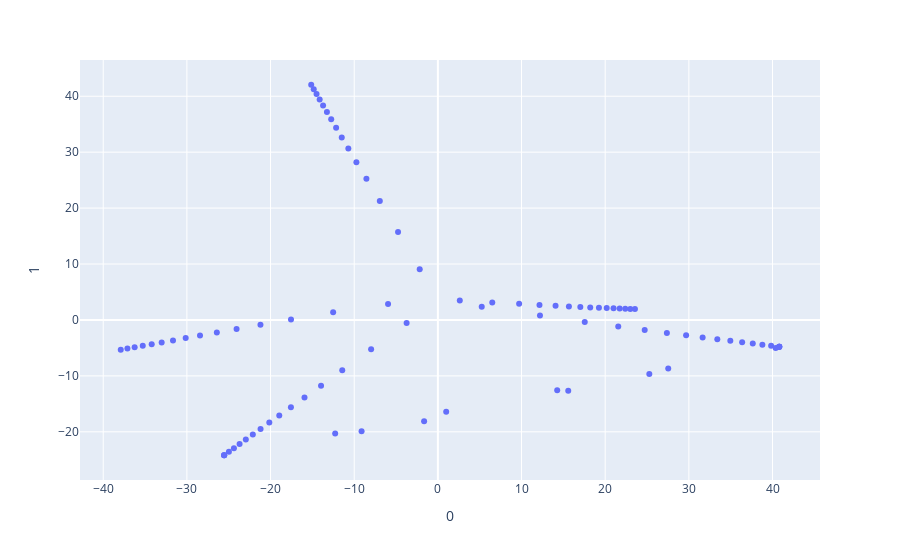

Write notebook code for a chart like this one.
### Code cell
ilknoktalar23 = ilkdogrunoktalari23.copy()

for i in range(7):
    ilknoktalar23[i][0] = ilknoktalar23[i][0].flatten()
    ilknoktalar23[i][1] = ilknoktalar23[i][1].flatten()
    ilknoktalar23[i][2] = ilknoktalar23[i][2].flatten()
    ilknoktalar23[i][3] = ilknoktalar23[i][3].flatten()

Xaralist23= []
for i in range(7):
    Xaralist23.append(np.hstack((ilknoktalar23[i][0],ilknoktalar23[i][1],ilknoktalar23[i][2],ilknoktalar23[i][3])))



sonnoktalar23 = tümNoktalarim.copy()

for i in range(7):
    sonnoktalar23[i][0] = sonnoktalar23[i][0].flatten()
    sonnoktalar23[i][1] = sonnoktalar23[i][1].flatten()
    sonnoktalar23[i][2] = sonnoktalar23[i][2].flatten()
    sonnoktalar23[i][3] = sonnoktalar23[i][3].flatten()

Xsonaralist23= []
for i in range(7):
    Xsonaralist23.append(np.hstack((sonnoktalar23[i][0],sonnoktalar23[i][1],sonnoktalar23[i][2],sonnoktalar23[i][3])))




Xaralist23 = np.array(Xaralist23)
Xsonaralist23 = np.array(Xsonaralist23)
alldizi = np.vstack((Xlist,Xaralist23,Xsonaralist23))

X = alldizi

pca = PCA(n_components=2)
components = pca.fit_transform(X)

fig = px.scatter(components, x=0, y=1)
fig.show()

### Figure 1 — Plotly figure (JSON) as saved in the notebook; plotly's stock layout.template omitted (floating-point values rounded to 4 significant figures)
{"data": [{"hovertemplate": "0=%{x}<br>1=%{y}<extra></extra>", "legendgroup": "", "marker": {"color": "#636efa", "symbol": "circle"}, "mode": "markers", "name": "", "orientation": "v", "showlegend": false, "type": "scatter", "x": [-2.171, -4.76, -6.939, -8.542, -9.738, -10.7, -11.49, -12.16, -12.75, -13.26, -13.72, -14.13, -14.5, -14.84, -15.14, -3.736, -7.979, -11.43, -13.96, -15.94, -17.57, -18.96, -20.15, -21.19, -22.12, -22.95, -23.7, -24.38, -24.98, -25.55, 5.242, 12.2, 17.56, 21.56, 24.72, 27.37, 29.67, 31.64, 33.4, 34.96, 36.37, 37.64, 38.79, 39.83, 40.8, -5.953, -12.52, -17.56, -21.21, -24.06, -26.42, -28.43, -30.14, -31.66, -33.01, -34.2, -35.27, -36.24, -37.11, -37.9, 2.62, 6.504, 9.712, 12.14, 14.07, 15.66, 17.03, 18.21, 19.25, 20.18, 21.0, 21.73, 22.39, 23.0, 23.56, -25.55, -12.28, 0.9942, 14.26, 27.53, 40.8, 40.8, -25.55, -9.118, -1.644, 15.58, 25.27, 40.37, 40.8], "xaxis": "x", "y": [9.044, 15.74, 21.26, 25.24, 28.21, 30.64, 32.64, 34.36, 35.87, 37.18, 38.36, 39.42, 40.39, 41.26, 42.05, -0.5549, -5.247, -9.007, -11.74, -13.86, -15.6, -17.08, -18.36, -19.48, -20.47, -21.37, -22.18, -22.92, -23.57, -24.19, 2.379, 0.7849, -0.3722, -1.185, -1.808, -2.32, -2.751, -3.119, -3.444, -3.728, -3.986, -4.218, -4.424, -4.611, -4.785, 2.832, 1.372, 0.09132, -0.8682, -1.625, -2.251, -2.789, -3.248, -3.654, -4.019, -4.339, -4.628, -4.889, -5.122, -5.337, 3.472, 3.144, 2.886, 2.685, 2.533, 2.414, 2.316, 2.237, 2.171, 2.118, 2.074, 2.037, 2.007, 1.982, 1.96, -24.19, -20.31, -16.43, -12.55, -8.666, -4.785, -4.785, -24.19, -19.88, -18.09, -12.65, -9.668, -5.035, -4.785], "yaxis": "y"}], "layout": {"legend": {"tracegroupgap": 0}, "margin": {"t": 60}, "xaxis": {"anchor": "y", "domain": [0, 1], "title": {"text": "0"}}, "yaxis": {"anchor": "x", "domain": [0, 1], "title": {"text": "1"}}}}
